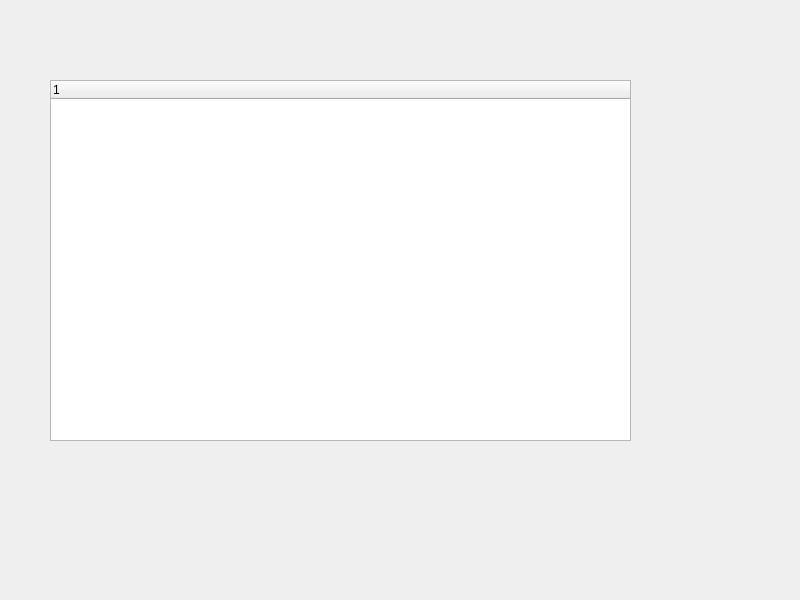
<?xml version="1.0" encoding="UTF-8"?>
<ui version="4.0">
 <class>Widget</class>
 <widget class="QWidget" name="Widget">
  <property name="geometry">
   <rect>
    <x>0</x>
    <y>0</y>
    <width>800</width>
    <height>600</height>
   </rect>
  </property>
  <property name="windowTitle">
   <string>Widget</string>
  </property>
  <widget class="QTreeWidget" name="treeWidget">
   <property name="geometry">
    <rect>
     <x>50</x>
     <y>80</y>
     <width>581</width>
     <height>361</height>
    </rect>
   </property>
  </widget>
 </widget>
 <resources/>
 <connections/>
</ui>
